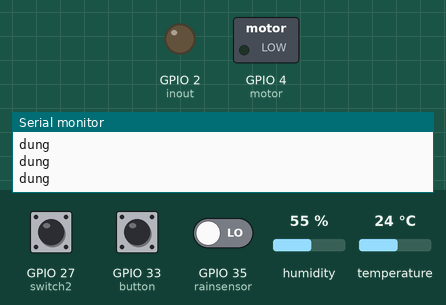
A program run on a simulated ESP32. On the bench: switched loads named in the program (green lamp = pin HIGH), output pins drawn as LEDs (lit = HIGH), the last lines printed to the serial monitor. The test bench sets the inputs (shaded band); at power-on: temperature 24 °C, GPIO 33 (button) HIGH, GPIO 27 (switch2) HIGH, GPIO 35 (rainsensor) LOW, humidity 55 %. WiFi joins after 1.5 s; servers stay silent unless stated.

Above: at 3.0 s.
3.1 s: temperature set to 34.5 °C
5.0 s: temperature set to 35.5 °C
At 6.5 s:
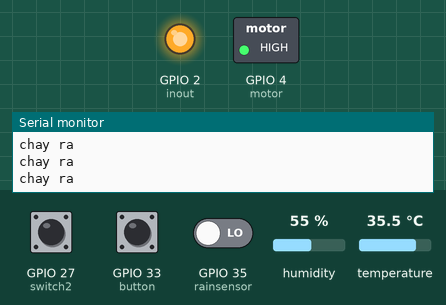
7.3 s: GPIO 33 (button) pulled LOW for 0.15 s
At 8.2 s:
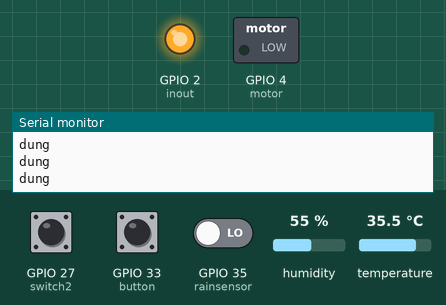
8.9 s: GPIO 33 (button) pulled LOW for 1 s
At 10.8 s:
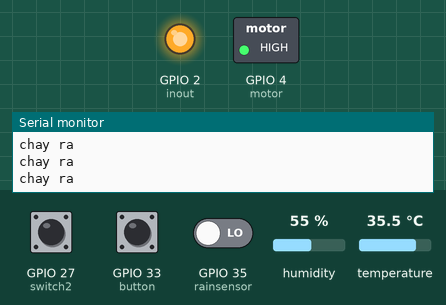
11.4 s: GPIO 33 (button) pulled LOW for 3.2 s
At 15.6 s:
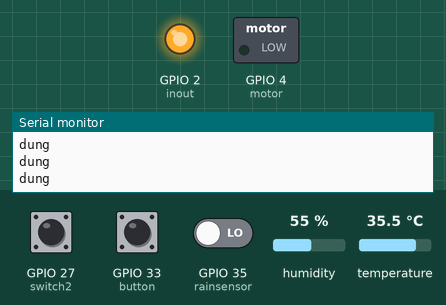
Timing chart, 0 to 17.1 s (numbered marks = the images above; inputs shaded):
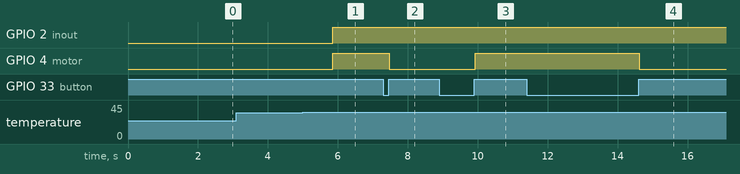

Measured:
- the behaviour switches between 35 and 35.1 °C on temperature (found by bisection; images 0 and 1)
- after the input at 5.0 s, GPIO 2 (inout), GPIO 4 (motor): LOW → HIGH after 0.86 s
- after the input at 7.3 s, GPIO 4 (motor): HIGH → LOW after 0.17 s
- after the input at 8.9 s, GPIO 4 (motor): LOW → HIGH after 1.0 s
- after the input at 11.4 s, GPIO 4 (motor): HIGH → LOW after 3.2 s

The program:

main.cpp
```cpp
#include <Arduino.h>
#define BLYNK_AUTH_TOKEN "EZkotyIG8rllob4xPU5WOkWnJWIlLpYy"
#define BLYNK_TEMPLATE_ID "TMPL68Z8dGj0Q"
#define BLYNK_TEMPLATE_NAME "nhung"
#include <BlynkSimpleEsp32.h>
BlynkTimer timer;

#include <WiFiClient.h>
#include "WiFi.h"
char auth[] = BLYNK_AUTH_TOKEN;
char ssid[] = "Beelz's Galaxy A23";
char pass[] = "huybeelz";

#include <Adafruit_Sensor.h>
#include "DHT.h"
#define Dht_pin 15
#define dht_type DHT22
DHT dht(Dht_pin,dht_type);

#define rainsensor 35
#define switch2 27
#define switch1 26
#define motor 4
#define  inout 2
#define button 33
int chieudc=0;
int onoff=0;
int cbn;
int cbm;
unsigned long count,countled;
bool rainreg=false;
bool rainnext=false;
bool tempreg=false;
bool tempnext=false;

WidgetLED LED_ON_APP(V0);
float humidity;
float temperature;
int buttonblynk;
int ledapp;


void setup()
{
  pinMode(button, INPUT_PULLUP);
  pinMode(switch2, INPUT_PULLUP);
  pinMode(switch1, INPUT_PULLUP);
  pinMode(rainsensor, INPUT);
  pinMode(motor, OUTPUT);
   pinMode(inout, OUTPUT);
  Serial.begin(115200);
  dht.begin();
  Blynk.begin(auth, ssid, pass,"blynk.cloud",8080);
  WiFi.mode(WIFI_STA);
  timer.run();
  Blynk.run();

}

BLYNK_WRITE(V3)
{
  buttonblynk = param.asInt();
  if(buttonblynk)
   {
    onoff=!onoff;
    chieudc=!chieudc;
  }
}

void nutnhan()
{
 if(digitalRead(button)==0)
  {
    while(digitalRead(button)==0){}
    onoff=!onoff;
    chieudc=!chieudc;
    Serial.println("nhan nut ");
  }
}
void ledonapp()
{
  countled=countled+1;
  delay(10);
  if(countled>=50)
  {
  if(chieudc!=ledapp && chieudc)
      {
        ledapp=1;
        LED_ON_APP.on();
      }
    if(chieudc!=ledapp && !chieudc)
      {
        ledapp=0;
      LED_ON_APP.off();
      }
      countled=0;
    }
}
void cambienmua()
{
  rainnext = digitalRead(rainsensor);
  if(rainnext && rainnext!=rainreg )
    {
      rainreg=rainnext;
      onoff = 1;
      chieudc=1;
    }
  rainreg=rainnext;
}
void cambiennhietdo()
{
  humidity = dht.readHumidity();
  temperature = dht.readTemperature();
  if(temperature>35)
    {
      tempnext=true;
    }
  else
    {
      tempnext=false;
    }
  if(tempnext && tempnext!=tempreg )
    {
      tempreg=tempnext;
      onoff = 1;
      chieudc=1;
    }
  tempreg=tempnext;
}
void dkmotor(void)
{
  if(onoff)
  {
    if((chieudc)&&(digitalRead(switch2)))
        {
        digitalWrite(motor,HIGH);
        digitalWrite(inout,HIGH);
        Serial.println("chay ra");
        }
    if((chieudc)&&(digitalRead(switch2)==0))
        {
        onoff=0;
        }
    if((!chieudc)&&(digitalRead(switch1)))
      {
      digitalWrite(motor,HIGH);
      digitalWrite(inout,LOW);
      Serial.println("chay vao ");
      }
    if((!chieudc)&&(digitalRead(switch1)==0))
      {
      onoff=0;
      }
  }
  else
    {
    digitalWrite(motor,LOW);
    Serial.println("dung");
    }
}

void blink ()
{
  count=count+1;
  delay(10);
  if(count>=50)
  {
  Blynk.virtualWrite(V1, temperature);
  Blynk.virtualWrite(V2, humidity);
  count=0;
  Serial.println("gui blynk ");
  }
}
void loop()
{
nutnhan();
ledonapp();
cambienmua();
blink ();
cambiennhietdo();
dkmotor();

/*Serial.println("Nhiet do: ");
Serial.println(temperature);
Serial.println("Do am: ");
Serial.println(humidity);*/
}
```
